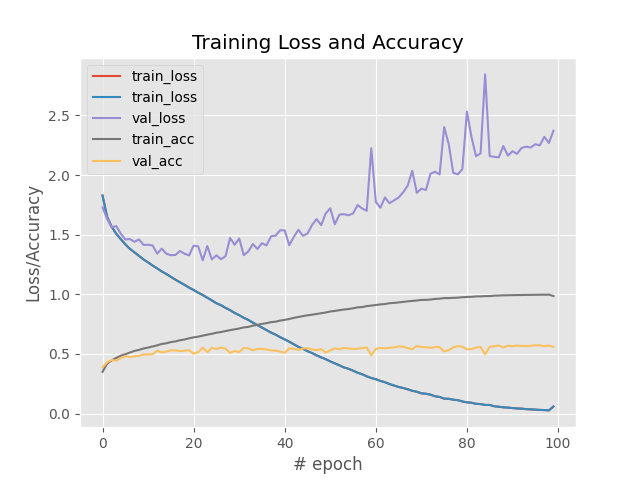

This figure's Python source:
from sklearn.preprocessing import LabelBinarizer
from sklearn.datasets import fetch_openml
from sklearn.metrics import classification_report
from keras.models import Sequential
from keras.layers.core import Dense
from keras.optimizers import SGD
from keras.datasets import cifar10
import matplotlib.pyplot as plt 
import numpy as np
import argparse

ap = argparse.ArgumentParser()
ap.add_argument("-o", "--output", required=True, help="Path to plots")

args = vars(ap.parse_args())

print("[INFO] loading CIFAR-10 data...")

((trainX, trainY), (testX, testY)) = cifar10.load_data()

trainX = trainX.astype("float")/255.0
# trainY = trainY.astype("float")/255.0
testX = testX.astype("float")/255.0
# testY = testY.astype("float")/255.0
trainX = trainX.reshape(trainX.shape[0], 32*32*3)
testX = testX.reshape(testX.shape[0], 32*32*3)

lb = LabelBinarizer()
trainY = lb.fit_transform(trainY)
testY = lb.fit_transform(testY)

label_names = ["airplane", "automobiles", "bird", "cat", "deer", "dog", "frog", "horse", "ship", "truck"]

model = Sequential()

model.add(Dense(1024, input_shape=(32*32*3,), activation="relu"))
model.add(Dense(512, activation="relu"))
model.add(Dense(10, activation="softmax"))

print("[INFO] training network...")
sgd = SGD(0.01)
model.compile(loss="categorical_crossentropy", optimizer=sgd, metrics=["accuracy"])
H = model.fit(trainX, trainY, validation_data=(testX, testY), epochs=100, batch_size=32)

print("[INFO] evaluating network...")
predictions = model.predict(testX, batch_size=28)

print(classification_report(testY.argmax(axis=1), predictions.argmax(axis=1), target_names=label_names))

plt.style.use("ggplot")
plt.figure()
plt.plot(np.arange(0, 100), H.history["loss"], label="train_loss")

plt.plot(np.arange(0, 100), H.history["loss"], label="train_loss")
plt.plot(np.arange(0, 100), H.history["val_loss"], label="val_loss")
plt.plot(np.arange(0, 100), H.history["accuracy"], label="train_acc")
plt.plot(np.arange(0, 100), H.history["val_accuracy"], label="val_acc")
plt.title("Training Loss and Accuracy")
plt.xlabel("# epoch")
plt.ylabel("Loss/Accuracy")
plt.legend()
plt.savefig(args["output"])
